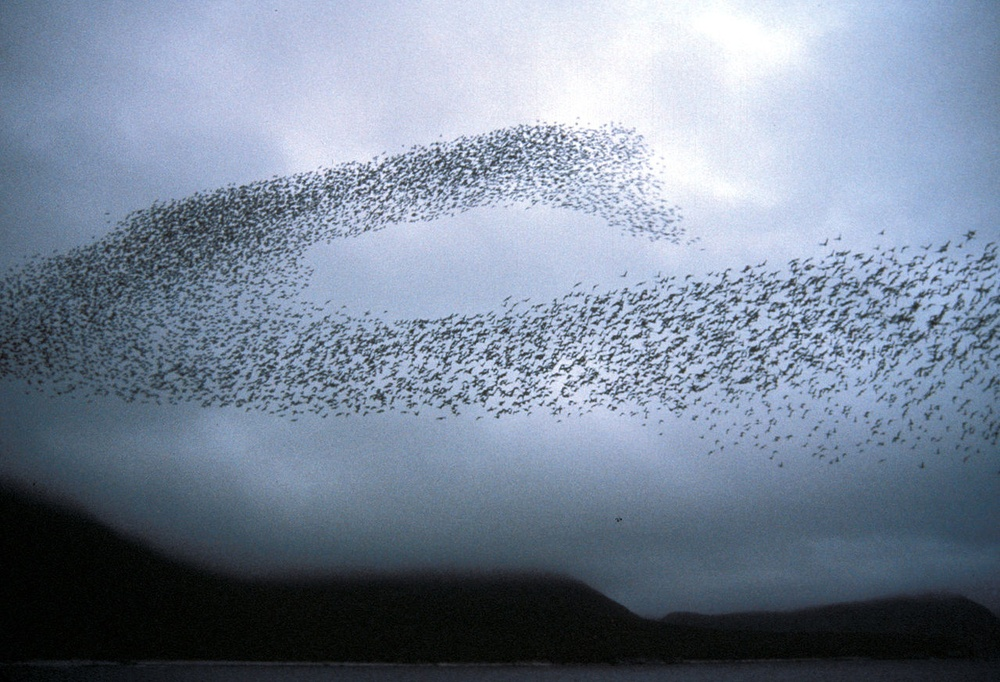
#> input picture images/birds1.jpg, 1000 x 682 px, shrunk from 1280 x 873 before the run
$ python -i image.py   (imports and definitions only)
#> lines starting #> are read from the running program, lines starting #| are printed output that depends on the picture; after the words box and inside, x2 and y2 are one past the last pixel; in counts of white or black regions, pixels touching at a corner belong together
### mypoint.py
import numpy
from matplotlib import pyplot as plt

from convex import ConvexHull, Point
from linked_list import LinkedList, LinkedListIterator


class MyPoint(object):
    def __init__(self, c_x: float, c_y: float):
        self.x: float = c_x
        self.y: float = c_y


class Centroid(object):
    # [204 lines left out: functions __init__, calculate_standard_deviation, append_sample, calculate_center, calculate_convex_hull, get_new_centroids_by_standard_deviation, not called in this run]


class Sample(MyPoint):
    def __init__(self, c_x: float, c_y: float, cent: Centroid = None):
        super().__init__(c_x, c_y)

        self.centroid = cent
        self.squared_distance_from_centroid = None
        self.disabled = False

### image.py
import cv2
import numpy as np
import os
import pandas as pd
from matplotlib import pyplot as plt
#from sklearn.datasets.samples_generator import make_blobs
from sklearn.cluster import KMeans

from kmeans_implemented import KMeansImplemented
from mypoint import Sample, Centroid


def get_corners(full_path: str) -> list:
#> called with full_path = 'images/birds1.jpg'
    print(full_path)
    import multiprocessing as mp
    print("Number of processors: ", mp.cpu_count())

    # Reading an image in default mode
    image = cv2.imread(full_path)
#> image is the input picture: shape (682, 1000, 3); mean B, G, R 151.7, 133.2, 120.5

    # convert the input image into grayscale
    gray = cv2.cvtColor(image, cv2.COLOR_BGR2GRAY)
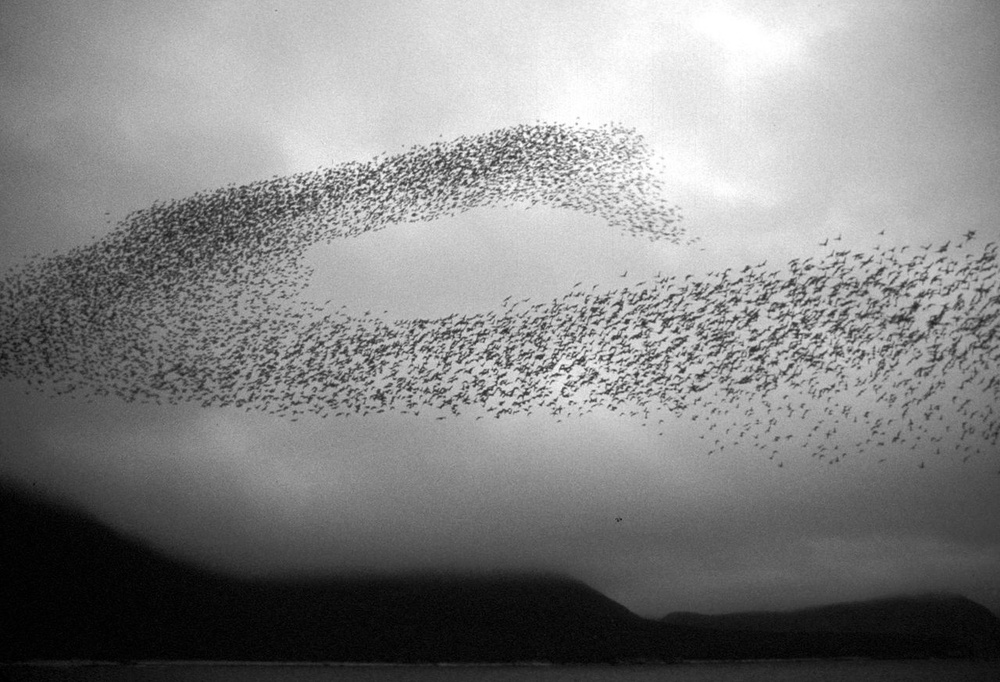
#> gray: shape (682, 1000); min 0, max 255, mean 131.5

    # modify the data type setting to 32-bit floating point
    gray = np.float32(gray)

    # apply the cv2.cornerHarris method to detect the corners
    corners = cv2.cornerHarris(gray, 2, 3, 0.05)
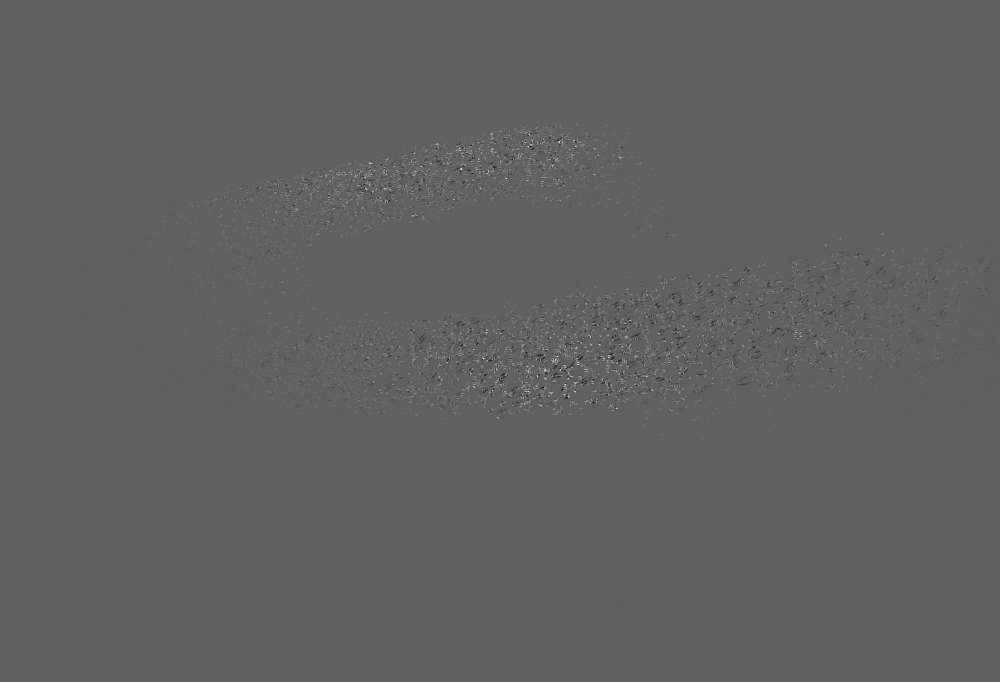
#> corners: shape (682, 1000) float32; min -14155854, max 23411260, mean 46653.3; drawn with min black and max white

    # result is dilated for marking the corners
    ##corners = cv2.dilate(corners, None)

    ret, dst = cv2.threshold(corners, 0.01 * corners.max(), 255, 0)
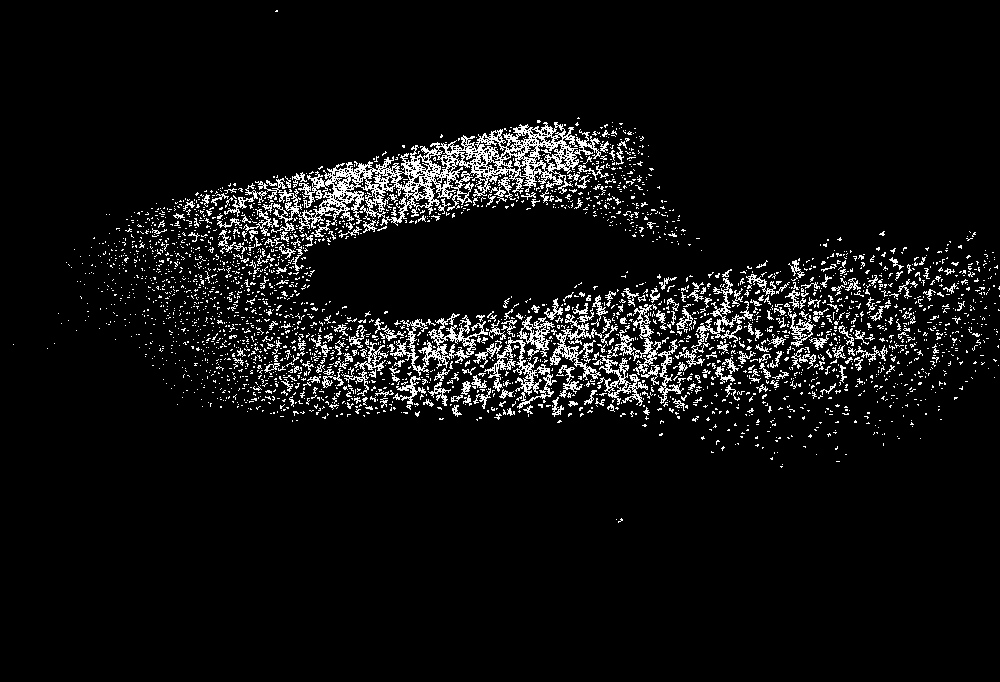
#> dst: shape (682, 1000) float32; 6.2% white in thin lines or dots, all inside (x1, y1, x2, y2) = (13, 10, 1000, 523)
#> ret = 234112.6

    num_rows = corners.shape[0]
#> num_rows = 682
    num_cols = corners.shape[1]
#> num_cols = 1000

    print(f'num rows = {num_rows}')
#| num rows = 682
    print(f'num cols = {num_cols}')
#| num cols = 1000

    thresh = 0.01 * corners.max()
#> thresh = 234112.6

    list_samples: list = []

    for i in range(num_rows):
        for j in range(num_cols):
            if corners[i, j] > thresh:
                list_samples.append(Sample(j, i))

    return image, list_samples


# [332 lines left out: functions display_clusters, cluster_image_with_lib, plot_shifting_k, plot_rotated_graph, calculate_k_with_graph_rotation, calculate_alpha and 1 more, not called in this run]


def rotate_points(arr_k_wcss,alpha):
    return [rotate_by_alpha(point[0],point[1],point[2], alpha) for point in arr_k_wcss]


# [40 lines left out: functions rotate_by_alpha, rotate_graph, cluster_image_implemented, not called in this run]

>>> result = get_corners('images/birds1.jpg')

$ run again, on images/birds2.jpg
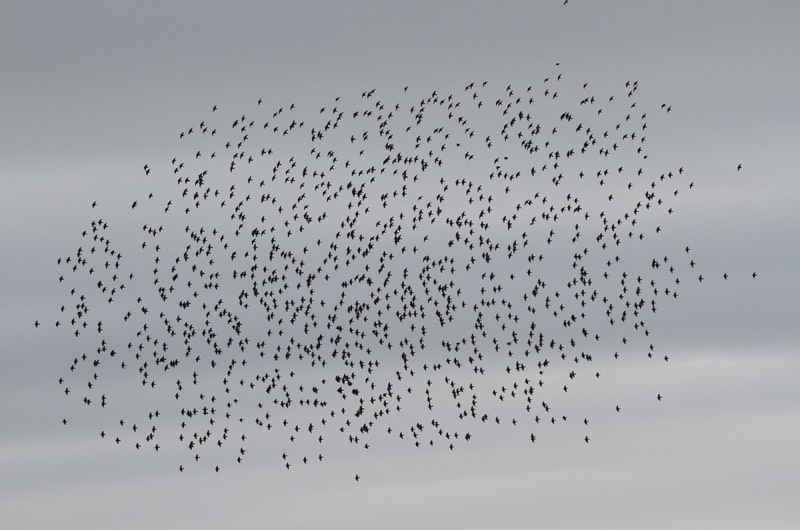
#> input picture images/birds2.jpg, 800 x 530 px
#> in get_corners, image is the input picture: shape (530, 800, 3); mean B, G, R 169.1, 164.8, 162.5
#> in get_corners, `corners = cv2.cornerHarris(gray, 2, 3, 0.05)`:
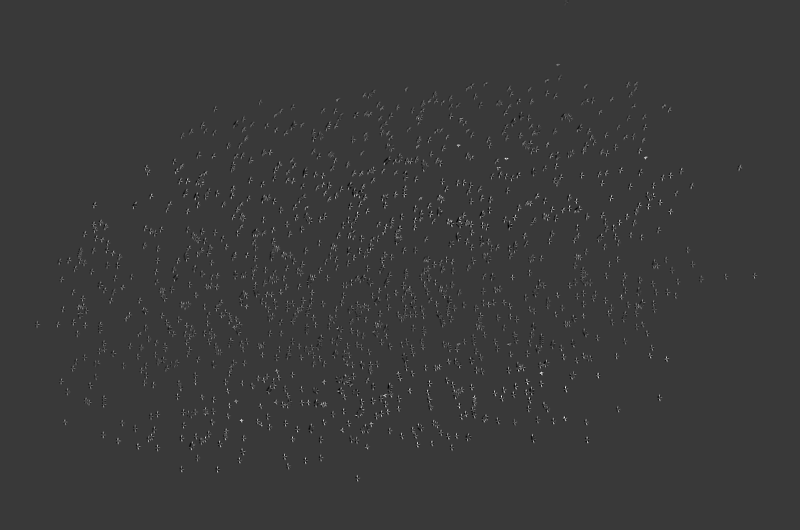
#> corners: shape (530, 800) float32; min -20128656, max 69523824, mean 319120.6; drawn with min black and max white
#> in get_corners, `ret, dst = cv2.threshold(corners, 0.01 * corners.max(), 255, 0)`:
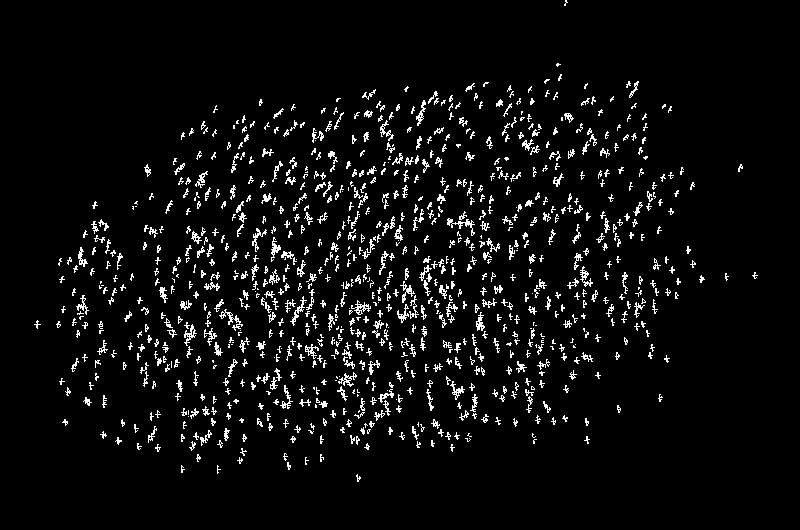
#> dst: shape (530, 800) float32; 5.1% white in thin lines or dots, all inside (x1, y1, x2, y2) = (34, 0, 758, 482)
#> ret = 695238.2
#| num rows = 530
#| num cols = 800

$ run again, on images/kitniot0.jpg
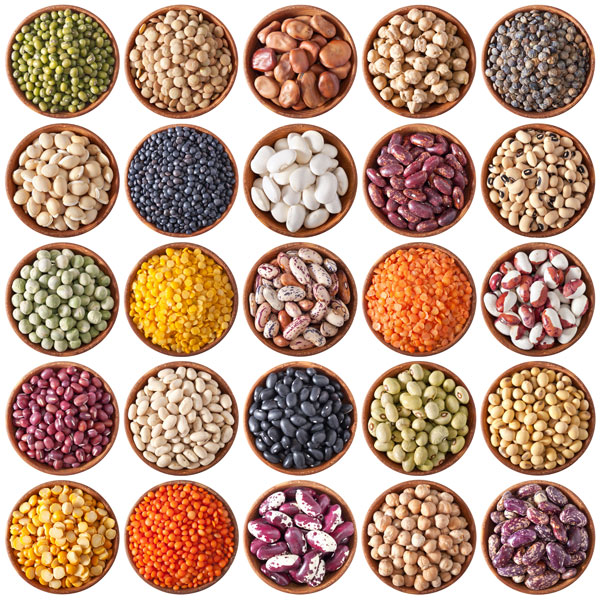
#> input picture images/kitniot0.jpg, 600 x 600 px
#> in get_corners, image is the input picture: shape (600, 600, 3); mean B, G, R 135.7, 155.4, 188.8
#> in get_corners, `corners = cv2.cornerHarris(gray, 2, 3, 0.05)`:
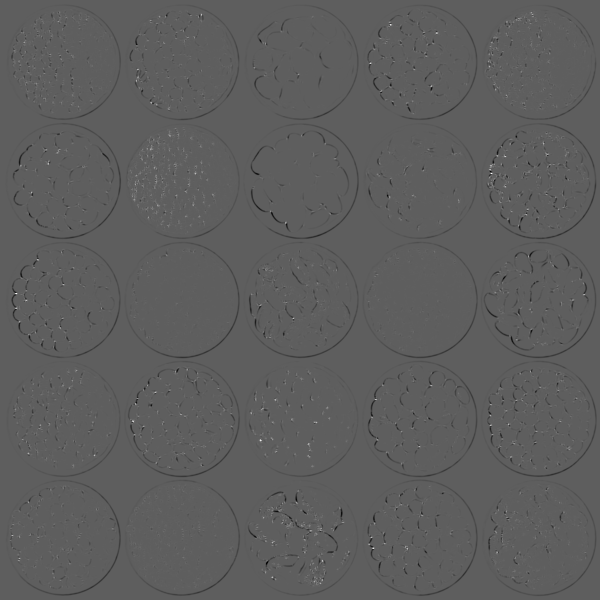
#> corners: shape (600, 600) float32; min -88721400, max 149842032, mean -756269.9; drawn with min black and max white
#> in get_corners, `ret, dst = cv2.threshold(corners, 0.01 * corners.max(), 255, 0)`:
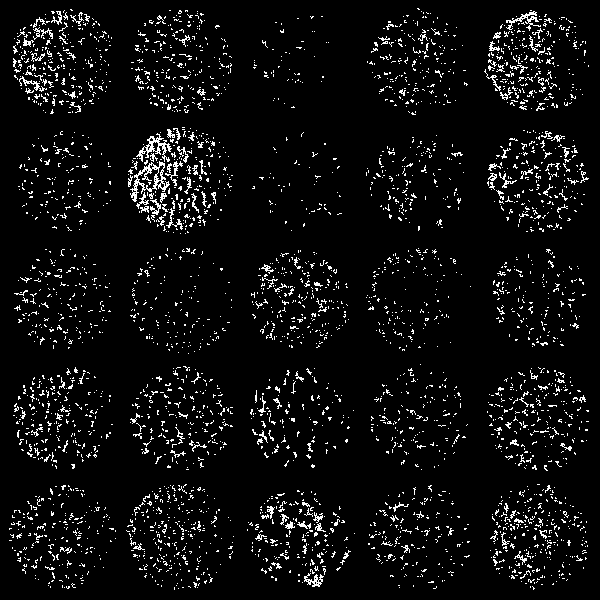
#> dst: shape (600, 600) float32; 5.7% white in thin lines or dots
#> ret = 1498420.3
#| num rows = 600
#| num cols = 600
